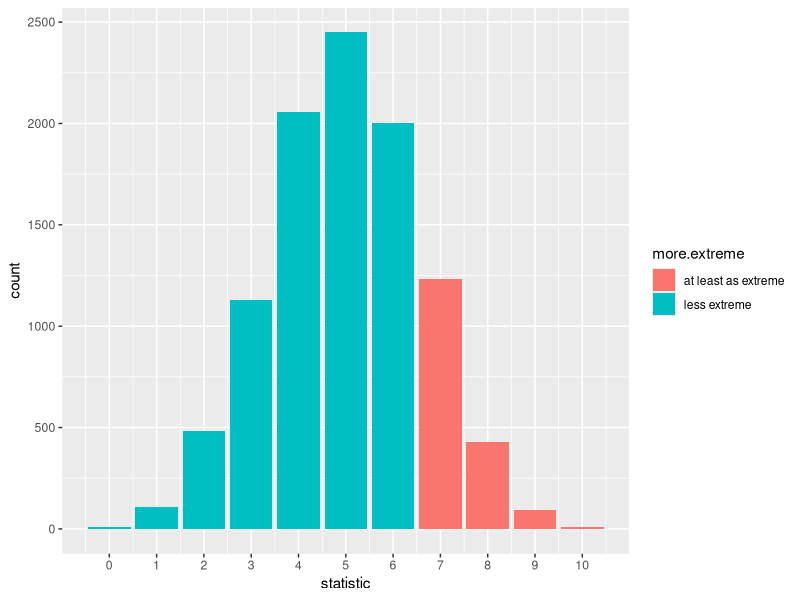
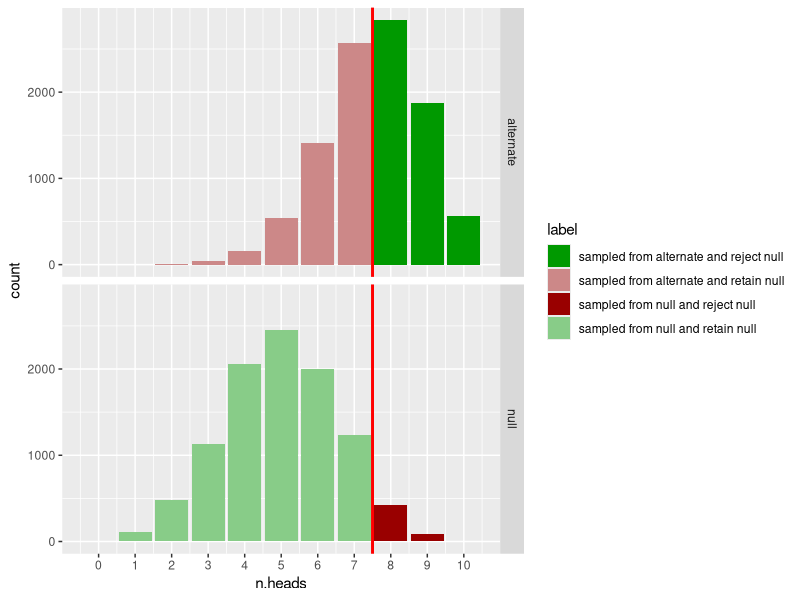

The R script that drew these images, in order:
## ---- chunk 1
(data = c('H', 'H', 'H', 'T', 'T', 'H', 'T', 'H', 'H', 'H'))
## ---- chunk 2
statistic = function(data){sum(ifelse(data=='H', 1, 0))}
## ---- chunk 3
(our.stat = statistic(data))
## ---- chunk 4
sample.from.null = function(n){sample(c('H', 'T'), n, replace=TRUE)}
## ---- chunk 5
null.samples = replicate(10000, statistic(sample.from.null(length(data))))
str(null.samples)
## ---- chunk 6
library(ggplot2, quietly = T)
ggplot(data.frame(statistic = null.samples, 
                  more.extreme=ifelse(null.samples>=our.stat, 
                                      "at least as extreme", 
                                      "less extreme")), 
       aes(x=statistic, fill=more.extreme))+
  geom_bar()+
  scale_x_continuous(breaks=0:10)

# calculate p-value based on null distribution.
(p.value = sum(null.samples>=our.stat)/length(null.samples))
## ---- chunk 7
critical.value = 8
## ---- chunk 8
sample.from.alternate = function(n){sample(c('H', 'T'), 
                                             n, 
                                             prob=c(0.75, 0.25),
                                             replace=TRUE)}
## ---- chunk 9
alternate.samples = replicate(10000, statistic(sample.from.alternate(length(data))))
str(alternate.samples)
## ---- chunk 10
( power = mean(alternate.samples >= critical.value) )
## ---- chunk 11
( alpha = mean(null.samples >= critical.value) )
## ---- chunk 12
library(dplyr, quietly = T)
all.data <- 
  rbind(data.frame(n.heads = null.samples,
           sampled.from = 'null'),
        data.frame(n.heads = alternate.samples,
                   sampled.from = 'alternate')) %>%
  mutate(null.rejected = ifelse(n.heads >= critical.value,
                                'reject null',
                                'retain null'),
         label = paste0('sampled from ', sampled.from, " and " , null.rejected))
ggplot(all.data, aes(x=n.heads, fill=label))+
  facet_grid(sampled.from~.)+
  geom_bar(position='identity', alpha=1)+
  scale_x_continuous(breaks = 0:10)+
  scale_fill_manual(values = c('#009900', '#CC8888', '#990000', '#88CC88'))+
  geom_vline(xintercept = critical.value-0.5, color='red', size=1)
## ---- chunk 13
null.distribution <- data.frame(x = null.samples) %>%
  group_by(x) %>%
  count() %>%
  ungroup() %>%
  arrange(desc(x)) %>%
  mutate(prob = n/sum(n)) %>%
  mutate(prob.x.or.more = cumsum(prob))
head(null.distribution, 11)
## ---- chunk 14
data = c('H', 'H', 'H', 'H', 'T', 'H', 'T', 'H', 'H', 'H')
## ---- chunk 15
statistic = function(data){sum(ifelse(data=='H', 1, 0))/length(data)}
## ---- chunk 16
resample = function(data){sample(data, length(data), replace=TRUE)}
## ---- chunk 17
bootstrapped.samples = replicate(10000, statistic(resample(data)))
## ---- chunk 18
quantile(bootstrapped.samples, c(0.025, 0.975))
